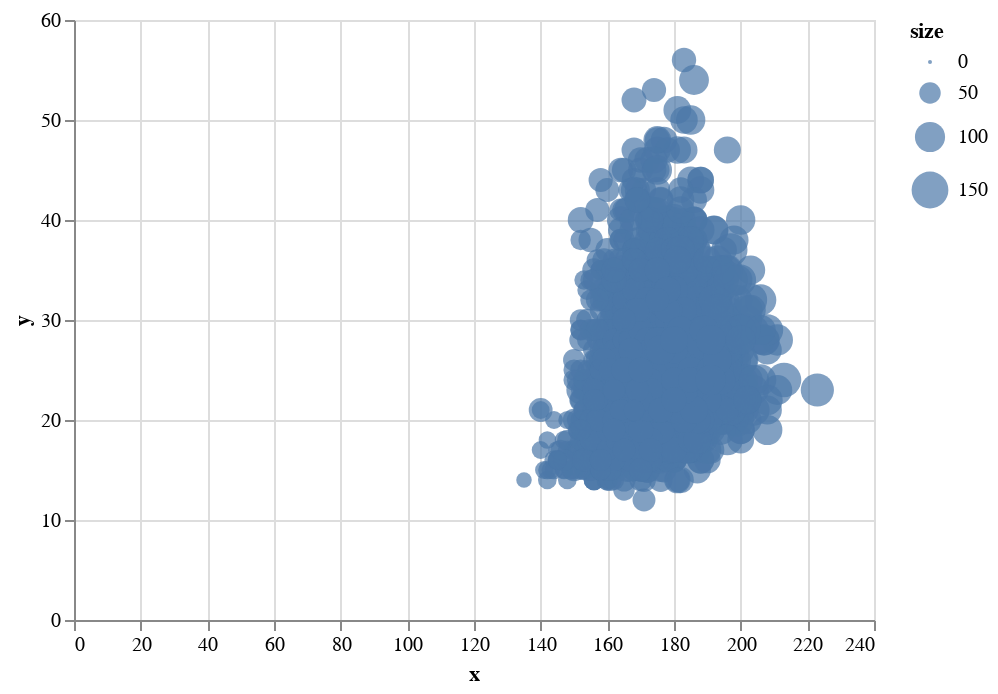

This figure's notebook cell:
### Code cell
#interactive scatter plot
sampleddf = df.sample(n=5000, random_state=42)
data = pd.DataFrame({
    'x':sampleddf['Height'],
    'y':sampleddf['Age'],
    'size':sampleddf['Weight']
})
alt.Chart(data).mark_circle().encode(
    x='x',
    y='y',
    size='size',
    tooltip=['x','y','size']
).interactive()

### Figure 1 — Vega-Lite specification as saved in the notebook (floating-point values rounded to 4 significant figures; data arrays with more than 128 entries replaced by an {"elided": "..."} marker saying what was removed)
{"config": {"view": {"continuousWidth": 400, "continuousHeight": 300}}, "data": {"name": "data-026131aea9961749c75912cbb066489c"}, "mark": "circle", "encoding": {"size": {"field": "size", "type": "quantitative"}, "tooltip": [{"field": "x", "type": "quantitative"}, {"field": "y", "type": "quantitative"}, {"field": "size", "type": "quantitative"}], "x": {"field": "x", "type": "quantitative"}, "y": {"field": "y", "type": "quantitative"}}, "selection": {"selector005": {"type": "interval", "bind": "scales", "encodings": ["x", "y"]}}, "$schema": "https://vega.github.io/schema/vega-lite/v4.17.0.json", "datasets": {"data-026131aea9961749c75912cbb066489c": {"elided": "5000 records"}}}
